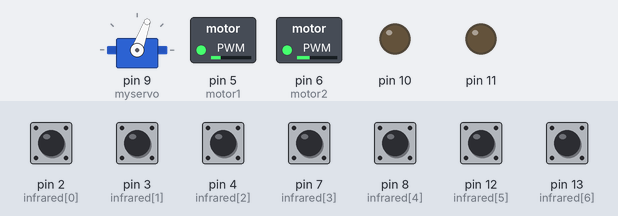
Simulated run of this sketch. Board: Arduino Uno, built with avr-gcc and run on an emulated ATmega328P. Shown: servo, switched loads named in the sketch (green lamp = pin HIGH), output pins drawn as LEDs (lit = HIGH). The inputs (shaded band) are chosen by the test bench; at power-on: pin 2 (infrared[0]), pin 3 (infrared[1]), pin 4 (infrared[2]), pin 7 (infrared[3]), pin 8 (infrared[4]), pin 12 (infrared[5]), pin 13 (infrared[6]) HIGH. What the sketch prints to the serial monitor is not drawn.

Above: at 0.1 s.
At 2.9 s:
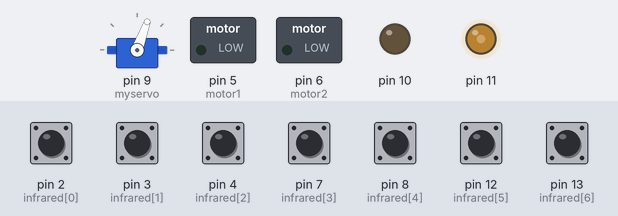
At 4.7 s:
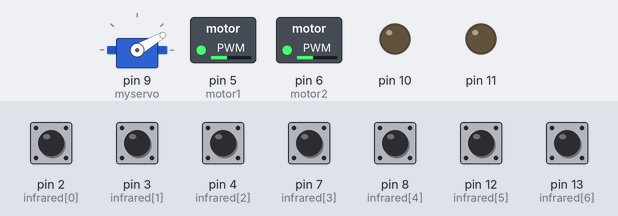
At 6.2 s:
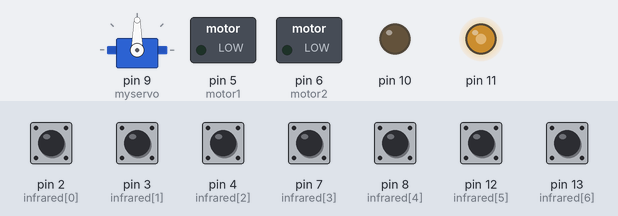
At 33.7 s:
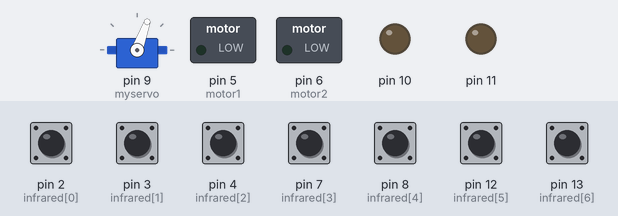
Timing chart, 0 to 35.2 s (numbered marks = the images above):
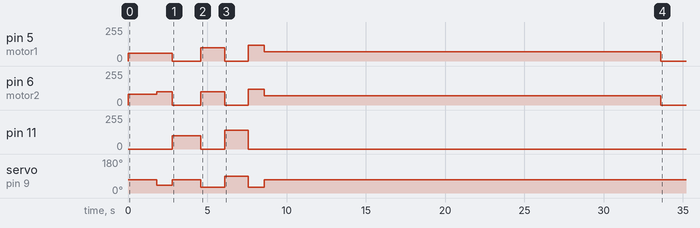

Measured:
- by itself, pin 5 (motor1): 60/255 → 0/255 at 2.8 s, → 100/255 1.8 s later, → 0/255 1.5 s later, → 120/255 1.5 s later, … (6 changes in this stretch)
- by itself, pin 6 (motor2): 0/255 → 80/255 at 0.00 s, → 100/255 1.8 s later, → 0/255 1.0 s later, → 100/255 1.8 s later, … (8 changes in this stretch)
- by itself, pin 11: 0/255 → 100/255 at 2.8 s, → 0/255 1.8 s later, → 140/255 1.5 s later, → 0/255 1.5 s later
- by itself, servo on pin 9 (myservo): 70° → 40° at 1.8 s, → 70° 1.0 s later, → 30° 1.8 s later, → 90° 1.5 s later, … (6 changes in this stretch)

The sketch:

24_3_28_car.ino
```cpp
#include <Servo.h>
#include <MsTimer2.h>

Servo myservo;

int pos = 70;   //舵机中值，对于我的舵机左->右 40-100
int lift = 20;
int right = 120;

// 舵机PWM引脚9，左电机PWM引脚5,右电机PWM引脚6；
int servo = 9;  int motor1=5;  int motor2=6;
int motor1_speed =60; int motor2_speed =60;

// 设置对管状态
int white = 0;
int black = 1;


int err,last_err; //pid 参数定义
int output;
float kp=10,ki=0,kd=0;
float P,I,D;

// 红外对管左->右引脚为2,3,4,7,8,12,13
int infrared[7]={2,3,4,7,8,12,13};

//实例特判
int zhijiao = 0;
int hu = 0;
int hu2 = 0;
int hu2_flag =0;
int final =0;


void flash() {
  final =1;
}


void setup()
{
  myservo.attach(9);  // 该舵机由arduino第九脚控制
  myservo.write(pos);

  //电机pwm引脚初始化，模式设置为输出模式
  pinMode(motor1,OUTPUT);
  pinMode(motor2,OUTPUT);
  pinMode(10,OUTPUT);

  Serial.begin(9600);//串口初始化
  //红外对管引脚模式设置为输入上拉模式
  pinMode(infrared[0],INPUT_PULLUP);
  pinMode(infrared[1],INPUT_PULLUP);
  pinMode(infrared[2],INPUT_PULLUP);
  pinMode(infrared[3],INPUT_PULLUP);
  pinMode(infrared[4],INPUT_PULLUP);
  pinMode(infrared[5],INPUT_PULLUP);
  pinMode(infrared[6],INPUT_PULLUP);

  //初始速度
  analogWrite(motor1,motor1_speed);
  analogWrite(motor2,motor2_speed);
}
void loop()
{
  if(zhijiao == 0){
    zhijiao = 1;
    analogWrite(motor2,80);
    delay(1800);
    myservo.write(40);
    analogWrite(motor2,100);
    delay(1000);
  }
  if((hu == 0 && zhijiao == 1 && digitalRead(infrared[0])==black  && digitalRead(infrared[3])==black) || (hu == 0 && zhijiao == 1 && digitalRead(infrared[1])==black  && digitalRead(infrared[3])==black)){
    hu = 1;
    analogWrite(5,0);
    analogWrite(6,0);
    analogWrite(11,100);
    myservo.write(70);
    delay(1800);

    myservo.write(30);
    analogWrite(11,0);
    analogWrite(5,100);
    analogWrite(6,100);
    delay(1500);


  }

  if(final==1 && digitalRead(infrared[1])==black && digitalRead(infrared[2])==black && digitalRead(infrared[3])==black){
  analogWrite(5,0);
  analogWrite(6,0);
  delay(5500);
  }

  if(hu==1  && hu2==0 && digitalRead(infrared[1])==black && digitalRead(infrared[2])==black && digitalRead(infrared[3])==black){
    hu2 = 1;
    analogWrite(5,0);
    analogWrite(6,0);
    analogWrite(11,140);
    myservo.write(90);
    delay(1500);
    myservo.write(30);
    analogWrite(11,0);
    analogWrite(5,120);
    analogWrite(6,120);
    delay(1000);
    motor1_speed =70;motor2_speed =70;
    MsTimer2::set(25000, flash); // 5000ms period
    MsTimer2::start();
  }
  sensor();
  int control_turn =pos + pid();
  myservo.write(control_turn);
  if(err == 4){
    analogWrite(motor1,motor1_speed+60);
  }
  else if(err == -4){
    analogWrite(motor2,motor2_speed+60);
  }
  else if(err == 2){
    analogWrite(motor1,motor1_speed+20);
    if(hu==1  && hu2==0){
      analogWrite(motor1,motor1_speed+40);
    }
  }
  else if(err == -2){
    analogWrite(motor2,motor2_speed+20);
    if(hu==1  && hu2==0){
      analogWrite(motor2,motor2_speed+40);
    }
  }
  else{
  analogWrite(motor1,motor1_speed);
  analogWrite(motor2,motor2_speed);
  }
}

int pid(){
  P = err;
  I += err;
  D = err - last_err;
  output = kp*P + ki*I + kd*D;
  last_err = err;
  return output;
}

void sensor(){
  int a_1 = digitalRead(infrared[0]);
  int a_2 = digitalRead(infrared[1]);
  int a_3 = digitalRead(infrared[2]);
  int a_4 = digitalRead(infrared[3]);
  int a_5 = digitalRead(infrared[4]);
  int a_6 = digitalRead(infrared[5]);
  int a_7 = digitalRead(infrared[6]);
  if(a_1==black && a_2==white && a_3==white && a_4==white && a_5==white && a_6==white && a_7==white){
      err = -4;
  }
  else if(a_1==white && a_2==black && a_3==white && a_4==white && a_5==white && a_6==white && a_7==white){
      err = -2;
  }
  else if(a_1==white && a_2==white && a_3==black && a_4==white && a_5==white && a_6==white && a_7==white){
      err = -1;
  }
  else if(a_1==white && a_2==white && a_3==white && a_4==black && a_5==white && a_6==white && a_7==white){
      err = 0;
  }
  else if(a_1==white && a_2==white && a_3==white && a_4==white && a_5==black && a_6==white && a_7==white){
      err = 1;
  }
  else if(a_1==white && a_2==white && a_3==white && a_4==white && a_5==white && a_6==black && a_7==white){
      err = 2;
  }
  else if(a_1==white && a_2==white && a_3==white && a_4==white && a_5==white && a_6==white && a_7==black){
      err = 4;
  }
  Serial.println(err);  //测试代码
}
```
